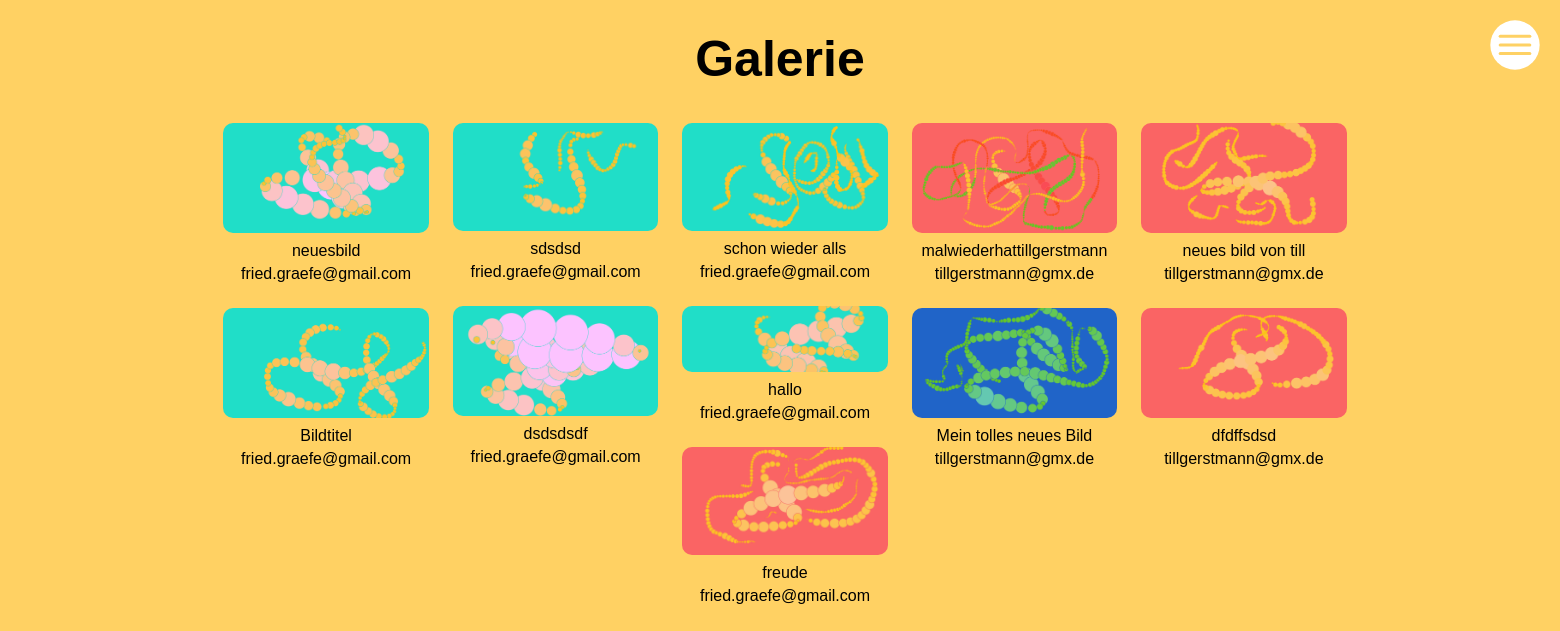
/gallery, run on an earlier commit of the app's database.
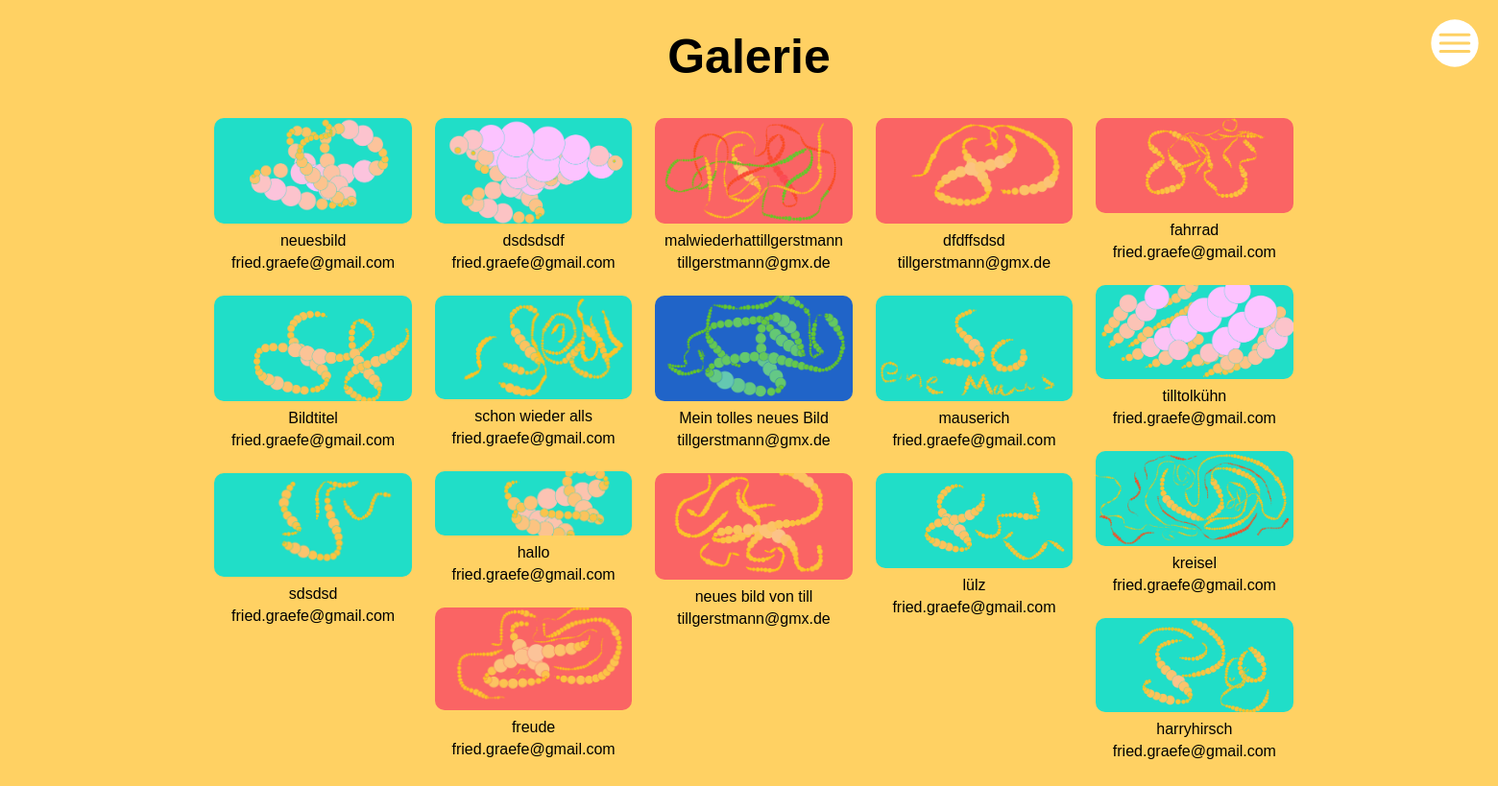
And on a later commit of the database.
### malprogramm/models.py (models this page shows)
class Image(db.Model):
    id = db.Column(db.Integer, primary_key=True, autoincrement=True)
    filename = db.Column(db.String, nullable=False)
    user_id = db.Column(db.Integer, db.ForeignKey('user.id'), nullable=False)
    user = db.relationship('User')

class User(db.Model, UserMixin):
    id = db.Column(db.Integer, primary_key=True)
    email = db.Column(db.String(255), unique=True)
    password = db.Column(db.String(255))
    active = db.Column(db.Boolean())
    confirmed_at = db.Column(db.DateTime())
    roles = db.relationship('Role', secondary=roles_users,
                            backref=db.backref('users', lazy='dynamic'))

### malprogramm/views.py (the view)
@app.route('/gallery')
def gallery():
    all_images = Image.query.all()
    return render_template('gallery.html', images=all_images)

### malprogramm/templates/gallery.html (shortened to what this page needs)
<!DOCTYPE html>
<html lang="en">
<head>
    <link rel="stylesheet" href="https://use.typekit.net/nwm8nua.css">
    <link rel="stylesheet" href="static/styles.css">
    <link rel="stylesheet" href="static/lightbox.css">
</head>
<body>
    <div id="body_gallery">
    <button class="nav_menu_button"></button>
        <h1 id="head_gallery">Galerie</h1>
        <div class="list_gallery">
            {% for image in images %}
            <div id="img_gallery">
                <img id="{{ image.id }}" class="image" src="/download/{{ image.filename +".png" }}" onclick="openLightbox(this.src)">
                <p>{{ image.filename }}</p>
                <p>{{ image.user.email }}</p>
            </div>
            {% endfor %}
        </div>
    </div>
</body>
</html>

### malprogramm/static/styles.css (style rules this page uses)
* { margin: 0px; padding: 0px; }
body { overflow: hidden; font-family: mic-32-new-rounded-web, sans-serif; background-color: rgb(255, 209, 99); }
#body_gallery { width: 80%; margin: 0 auto; display: flex; justify-content: center; align-items: center; flex-direction: column; padding-top: 30px; overflow-y: visible; }
#head_gallery { font-size: 50px; }
.list_gallery { padding-top: 30px; columns: 5 200px; column-gap: 1.5rem; width: 90%; margin: 0 auto; }
.list_gallery div { margin-bottom: 10px; display: inline-block; width: 100%; padding: 5px; }
.list_gallery div img { width: 100%; border-radius: 10px; cursor: pointer; }
.list_gallery div p { margin: 5px 0; padding: 0; text-align: center; }
.nav_menu_button { width: 50px; height: 50px; right: 20px; top: 20px; position: absolute; z-index: 1000; border: none; background-color: transparent; background-image: url("/static/img_menu/hamburger.svg"); cursor: pointer; }

What changed in the data, as far as the page shows it:
added Image: filename (picture), filename "mauserich", user.email "fried.graefe@gmail.com"
added Image: filename (picture), filename "lülz", user.email "fried.graefe@gmail.com"
added Image: filename (picture), filename "fahrrad", user.email "fried.graefe@gmail.com"
added Image: filename (picture), filename "tilltolkühn", user.email "fried.graefe@gmail.com"
added Image: filename (picture), filename "kreisel", user.email "fried.graefe@gmail.com"
added Image: filename (picture), filename "harryhirsch", user.email "fried.graefe@gmail.com"
